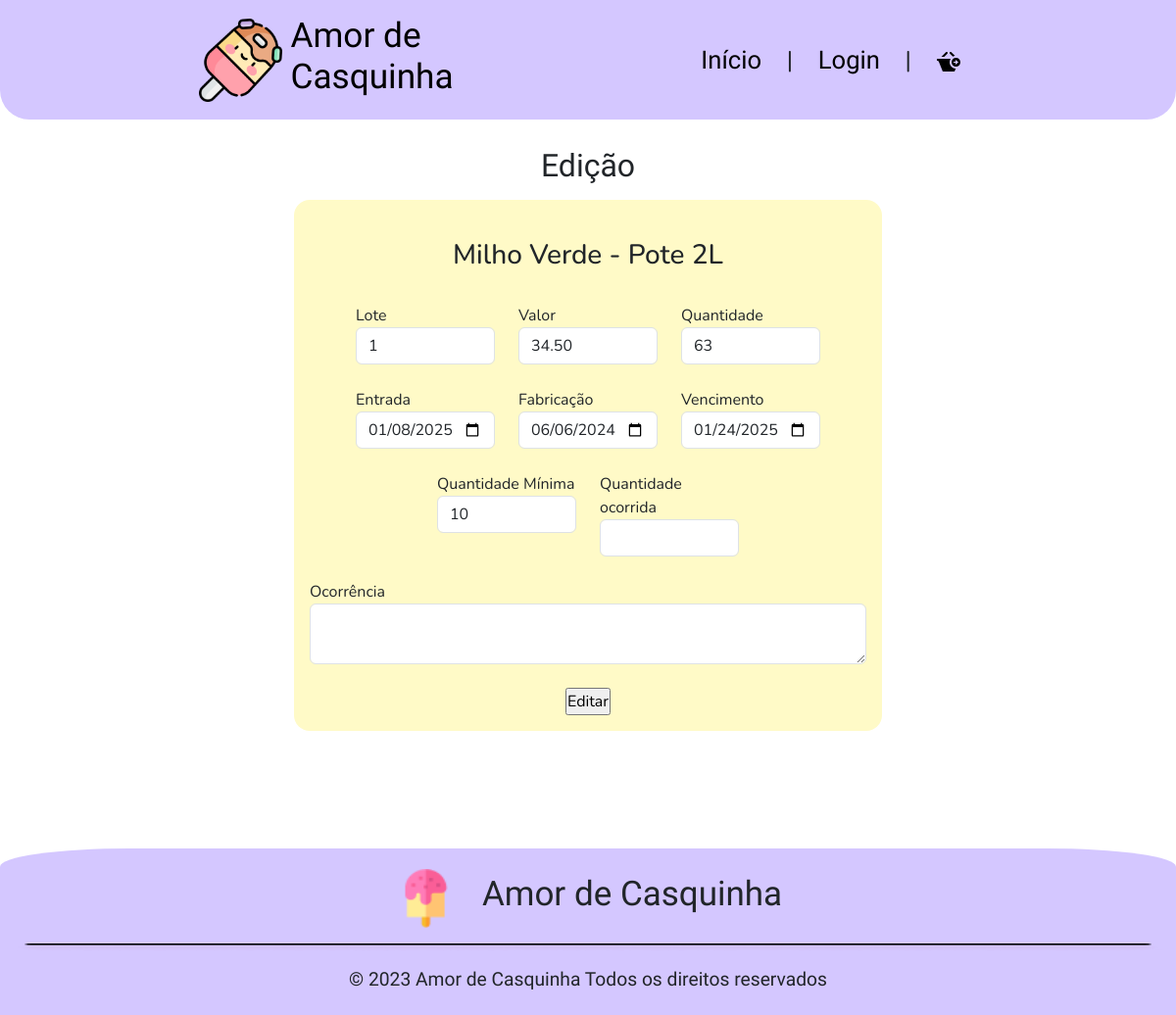
The app's page /app/view/editarEstoque.php?idsArray=3 with its own data.
### tables this page shows
CREATE TABLE `estoque` (
  `idEstoque` int(11) NOT NULL,
  `idProduto` int(11) DEFAULT NULL,
  `idVariacao` int(11) DEFAULT NULL,
  `lote` int(11) NOT NULL,
  `dtEntrada` date DEFAULT NULL COMMENT 'YYYY/MM/DD',
  `quantidade` int(11) DEFAULT 0,
  `dtFabricacao` date DEFAULT NULL COMMENT 'YYYY/MM/DD',
  `dtVencimento` date DEFAULT NULL COMMENT 'YYYY/MM/DD',
  `precoCompra` decimal(15,2) DEFAULT NULL,
  `qtdMinima` int(11) NOT NULL,
  `qtdVendida` int(11) DEFAULT NULL,
  `qtdOcorrencia` int(11) DEFAULT NULL,
  `ocorrencia` varchar(1024) DEFAULT NULL,
  `desativado` int(11) NOT NULL
);

CREATE TABLE `variacaoproduto` (
  `idVariacao` int(11) NOT NULL,
  `desativado` tinyint(4) DEFAULT 0,
  `nomeVariacao` varchar(255) NOT NULL,
  `precoVariacao` decimal(10,2) NOT NULL,
  `fotoVariacao` varchar(255) NOT NULL,
  `idProduto` int(11) NOT NULL
);

### app/config/database.php (called while the page is built, shortened)
<?php
    class Database {
        private $host;
        private $db;
        private $user;
        private $pass;
        private $charset;
        private $conn;
        public function __construct() {
            $env = file_get_contents(__DIR__."/.env");
            $lines = explode("\n",$env);
            $this->host = 'localhost';
            $this->db = 'db_sorveteria';
            $this->user = 'root';
            $this->pass = '';
            $this->charset = 'utf8mb4';
        }
        public function getConnection() {
            $dsn = "mysql:host={$this->host};dbname={$this->db};charset={$this->charset}";
            $options = [
                PDO::ATTR_ERRMODE            => PDO::ERRMODE_EXCEPTION,
                PDO::ATTR_DEFAULT_FETCH_MODE => PDO::FETCH_ASSOC,
                PDO::ATTR_EMULATE_PREPARES   => false,
            ];
            try {
                $this->conn = new PDO($dsn, $this->user, $this->pass, $options);
            } catch (PDOException $e) {
                throw new PDOException($e->getMessage(), (int)$e->getCode());
            }
            return $this->conn;
        }
}

### app/model/estoque.php (called while the page is built, shortened)
<?php
require_once '../config/database.php';
class Estoque{
    private $conn;
    public function __construct(){
        $database = new DataBase;
        $this->conn = $database->getConnection();
    }
    public function selecionarProdutoEstoquePorID($idEstoque){
        try{
            $cmd = $this->conn->prepare("CALL selecionarProdutoEstoquePorID(?)");
            $cmd->bindParam(1,$idEstoque);
            $cmd->execute();
            $estoque = $cmd->fetchAll(PDO::FETCH_ASSOC);
            return $estoque;
        } catch (PDOException $e){
            echo "Erro no banco de dados: " . $e->getMessage();
        }
    }
}
?>

### app/controller/estoqueController.php (called while the page is built, shortened)
<?php
    require_once '../model/estoque.php';
    class EstoqueController{
        private $estoque;
        function __construct(){
            $this->estoque = new Estoque();
        }
        function selecionarProdutoEstoquePorID($id){
            return $this->estoque->selecionarProdutoEstoquePorID($id);
        }
    }
?>

### app/model/produtoVariacao.php (called while the page is built, shortened)
<?php
require_once '../config/database.php';
class ProdutoVariacao {
    private $conn;
    private function getConnectionDataBase() {
        $database = new DataBase();
        $this->conn = $database->getConnection();
    }
    public function selecionarProdutoPorID($idProduto) {
        try {
            $stmt = $this->conn->prepare("CALL ListarVariacaoPorID(?)");
            $stmt->bindParam(1, $idProduto, PDO::PARAM_INT);
            $stmt->execute();
            $produtos = $stmt->fetch(PDO::FETCH_ASSOC);
            return $produtos;
        } catch (PDOException $e) {
            return "Erro ao selecionar produto por ID: " . $e->getMessage();
        }
    }
}
?>

### app/controller/produtoVariacaoController.php (called while the page is built, shortened)
<?php
require_once '../model/produtoVariacao.php';
class ProdutoVariacaoController {
    private $produtoVariacao;
    public function __construct() {
        $this->produtoVariacao = new ProdutoVariacao();
    }
    public function selecionarProdutoPorID($idProduto) {
        try {
            return $this->produtoVariacao->selecionarProdutoPorID($idProduto);
        } catch (Exception $e) {
            echo "Erro ao obter produto: " . $e->getMessage();
        }
    }
}
?>

### app/view/editarEstoque.php (the view, shortened to what this page needs)
<?php
require_once '../controller/estoqueController.php';
require_once '../controller/produtoVariacaoController.php';
$estoque = new EstoqueController();
$variacao = new ProdutoVariacaoController();
$produtos = [];
if (isset($_GET['idsArray']) && !empty($_GET['idsArray'])) {
    foreach ($_SESSION['idsArray'] as $id) {
        $dados = $estoque->selecionarProdutoEstoquePorID($id);
        if ($dados) {
            $produtos[] = $dados;
        }
    }
} else {
    echo "Nenhum produto foi selecionado.";
}
?>
<!DOCTYPE html>
<html lang="pt-br">
<head>
    <link href="https://cdn.jsdelivr.net/npm/bootstrap@5.3.2/dist/css/bootstrap.min.css" rel="stylesheet">
    <link rel="stylesheet" href="style/CabecalhoRodape.css">
    <link rel="stylesheet" href="style/editarEstoque-style.css">
</head>
<body>
<?php include_once 'components/header.php'; ?>
<main>
    <h2 class="text-center mb-3">Edição</h2>
    <form action="editarEstoque.php" method="post" class="formulario w-50 m-auto p-3 rounded-4 d-flex flex-row flex-wrap gap-4 justify-content-center">
        <?php foreach ($produtos as $produto) {
            $vari = $variacao->selecionarProdutoPorID($produto[0]["idVariacao"]); ?>
        <h3 class="w-100 text-center mt-4"><?= $vari['nomeVariacao'] ?></h3>
        <div class="form-group w-25">
            <label for="lote_">Lote</label>
            <input type="text" class="form-control" id="lote_<?= $produto[0]["idEstoque"]?>" name="produtos[<?= $produto[0]["idEstoque"]?>][lote]" value="<?= $produto[0]["lote"] ?>" required>
        </div>
        <div class="form-group w-25">
            <label for="valor_">Valor</label>
            <input type="text" class="form-control" id="valor_<?= $produto[0]["idEstoque"]?>" name="produtos[<?= $produto[0]["idEstoque"]?>][valor]" value="<?= $produto[0]["precoCompra"] ?>" required>
        </div>
        <div class="form-group w-25">
            <label for="quantidade_">Quantidade</label>
            <input type="number" class="form-control" id="quantidade_<?= $produto[0]["idEstoque"]?>" name="produtos[<?= $produto[0]["idEstoque"]?>][quantidade]" value="<?= $produto[0]["quantidade"] ?>" required>
        </div>
        <div class="form-group w-25">
            <label for="dataFabricacao_">Entrada</label>
            <input type="date" class="form-control" id="dataEntrada_<?= $produto[0]["idEstoque"]?>" name="produtos[<?= $produto[0]["idEstoque"]?>][dataEntrada]" value="<?= $produto[0]["dtEntrada"] ?>" required>
        </div>
        <div class="form-group w-25">
            <label for="dataFabricacao_">Fabricação</label>
            <input type="date" class="form-control" id="dataFabricacao_<?= $produto[0]["idEstoque"]?>" name="produtos[<?= $produto[0]["idEstoque"]?>][dataFabricacao]" value="<?= $produto[0]["dtFabricacao"] ?>" required>
        </div>
        <div class="form-group w-25">
            <label for="dataVencimento_">Vencimento</label>
            <input type="date" class="form-control" id="dataVencimento_<?= $produto[0]["idEstoque"]?>" name="produtos[<?= $produto[0]["idEstoque"]?>][dataVencimento]" value="<?= $produto[0]["dtVencimento"] ?>" required>
        </div>
        <div class="form-group w-25">
            <label for="quantidadeMinima_">Quantidade Mínima</label>
            <input type="text" class="form-control" id="quantidadeMinima_<?= $produto[0]["idEstoque"]?>" name="produtos[<?= $produto[0]["idEstoque"]?>][quantidadeMinima]" value="<?= $produto[0]["qtdMinima"] ?>" required>
        </div>
        <div class="form-group w-25">
            <label for="quantidadeOcorrencia_">Quantidade ocorrida</label>
            <input type="number" class="form-control" id="quantidadeOcorrencia_<?= $produto[0]["idEstoque"]?>" name="produtos[<?= $produto[0]["idEstoque"]?>][quantidadeOcorrencia]" value="<?= $produto[0]["qtdOcorrencia"] ?>">
        </div>
        <div class="form-group w-100">
            <label for="ocorrencia_">Ocorrência</label>
            <textarea class="form-control" name="produtos[<?= $produto[0]["idEstoque"]?>][ocorrencia]" id="ocorrencia_<?= $produto[0]["idEstoque"]?>" value="<?= $produto[0]["ocorrencia"] ?>"></textarea>
        </div>
        <?php }?>
        <input type="submit" value="Editar" name="editarsubmit">
    </form>
</main>
<?php include_once 'components/footer.php'; ?>
</body>
</html>

### app/view/style/CabecalhoRodape.css (style rules this page uses)
:root { --roxo-bebe: #D4C7FF; --Nunito: 'Nunito', sans-serif; --Agbalumo: 'Agbalumo'; }
* { padding: 0; margin: 0; }
main { padding-top: 150px; }

### app/view/style/editarEstoque-style.css (style rules this page uses)
:root { --roxo-bebe: #D4C7FF; --Nunito: 'Nunito', sans-serif; --Agbalumo: 'Agbalumo'; --azul-bebe: #C9EFFF; --rosa-bebe: #FFC7E8; --amarelo-bebe: #FFFAC7; --verde-bebe: #E2FFC7; }
body { font-family: var(--Nunito); }
h2 { font-family: var(--Agbalumo); }
.formulario { background-color: var(--amarelo-bebe); }

### records on screen
estoque: idVariacao.nomeVariacao "Milho Verde - Pote 2L", lote "1", precoCompra "34.50", quantidade "63", dtEntrada "01/08/2025", dtFabricacao "06/06/2024", dtVencimento "01/24/2025", qtdMinima "10"
